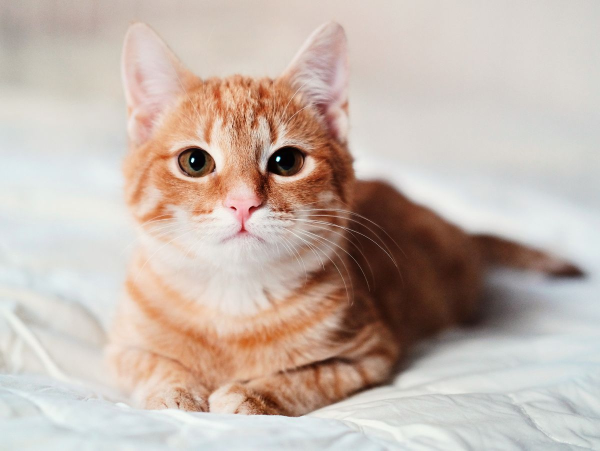
#> input picture cv2-1 imread(),imshow(),flip(),waitKey()/image.jpg, 1200 x 901 px (shown at 1/2 size)
$ jupyter execute --allow-errors 'cv2-1 imread(),imshow(),flip(),waitKey().ipynb'
#> lines starting #> are read from the running program, lines starting #| are printed output that depends on the picture
# Import open-cv

[cell 1]
#openCV use as cv2 in python
#for install in jupyter notebook run (!pip install opencv-python)
import cv2

#  cv2.imread()

[cell 2]
# Load color image
color_image = cv2.imread('image.jpg', cv2.IMREAD_COLOR)
#> color_image is the input picture: shape (901, 1200, 3); mean B, G, R 172.9, 182.3, 197.4
# Load grayscale image
grayscale_image = cv2.imread('image.jpg', cv2.IMREAD_GRAYSCALE)
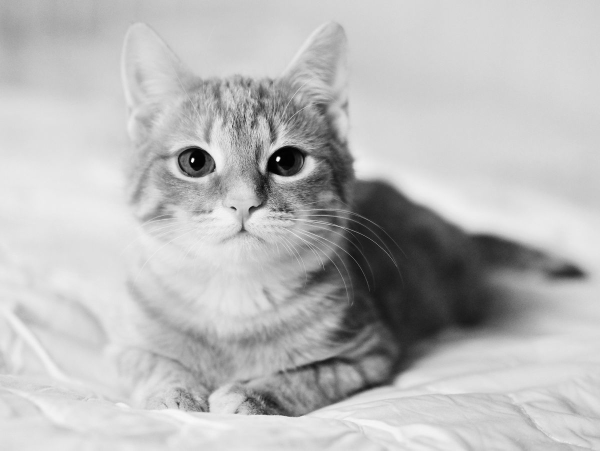
#> grayscale_image: shape (901, 1200) (shown at 1/2 size); min 0, max 255, mean 185.7
# Load image with alpha channel
unchanged_image = cv2.imread('image.png',cv2.IMREAD_UNCHANGED)

#Image read :
    # if we wanna show a image with the help of cv2 first of all we need to read the image
    # for reading a image we need to use cv2 function imread()

#imread function:
    #imread have 2 parameter first one is image location , anothter is flag

#flag:
   #cv2.IMREAD_COLOR: This flag is represented by the integer value 1. It loads a color image.
   #cv2.IMREAD_GRAYSCALE: This flag is represented by the integer value 0. It loads the image in grayscale mode.
   #cv2.IMREAD_UNCHANGED: This flag is represented by the integer value -1. It loads the image as is, including the alpha channel if it exists.

# Display the image in a window named 'color_image','grayscale_image','unchanged_image'

cv2.imshow('color_image' ,     color_image)
cv2.imshow('grayscale_image' , grayscale_image )
cv2.imshow('unchanged_image' , unchanged_image )

# Wait for a key press and close the window when any key is pressed
cv2.waitKey(0)
cv2.destroyAllWindows()

# cv2.resize()

[cell 3]
#let's first read a image
img1 = cv2.imread('cat.jpg', cv2.IMREAD_COLOR)
#> (the rest of this cell did not finish here and is left out)

# Resize image

#  cv2.flip()

[cell 4]
#read a iamge
img = cv2.imread('Cat image.jpg', cv2.IMREAD_COLOR)
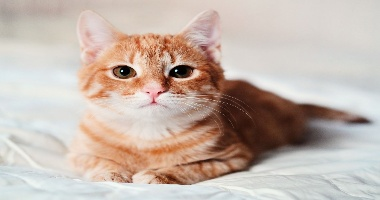
#> input picture cv2-1 imread(),imshow(),flip(),waitKey()/Cat image.jpg, 380 x 200 px
#> img is the input picture: shape (200, 380, 3); mean B, G, R 172.8, 182.2, 197.3

#0: Flips the image vertically around the x-axis.
img1 = cv2.flip(img,0)
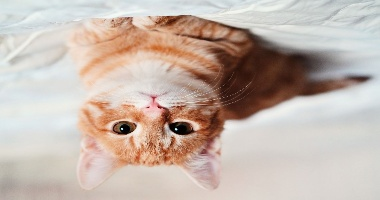
#> img1: shape (200, 380, 3); mean B, G, R 172.8, 182.2, 197.3
#1: Flips the image horizontally around the y-axis.
img2 = cv2.flip(img,1)
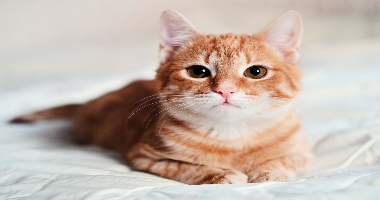
#> img2: shape (200, 380, 3); mean B, G, R 172.8, 182.2, 197.3
#-1: Flips the image both horizontally and vertically, equivalent to rotating the image 180 degrees.
img3 = cv2.flip(img,-1)
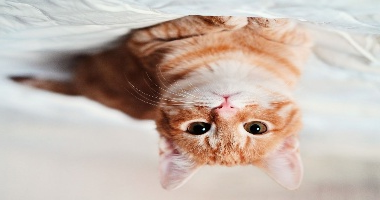
#> img3: shape (200, 380, 3); mean B, G, R 172.8, 182.2, 197.3
# [15 lines of commented-out code are left out]
cv2.waitKey(0)
cv2.destroyAllWindows()
